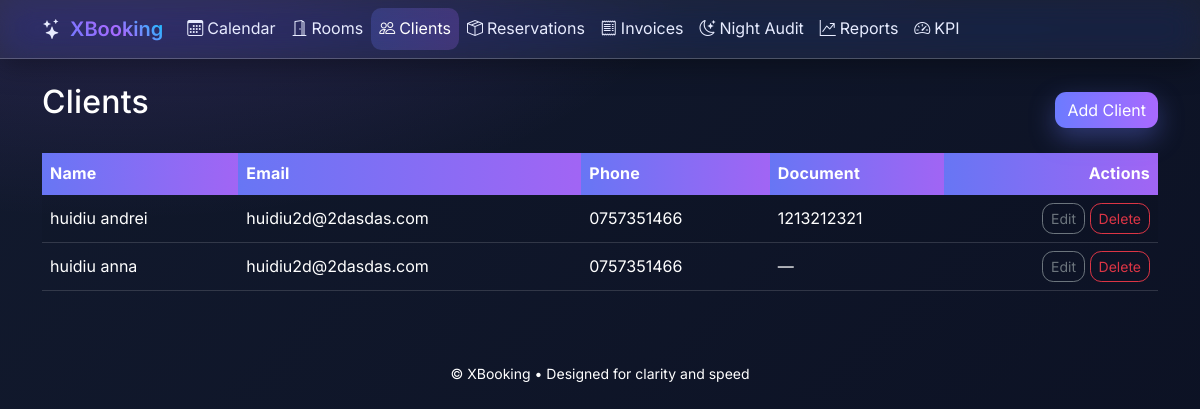
The app's page /clients/, older data.
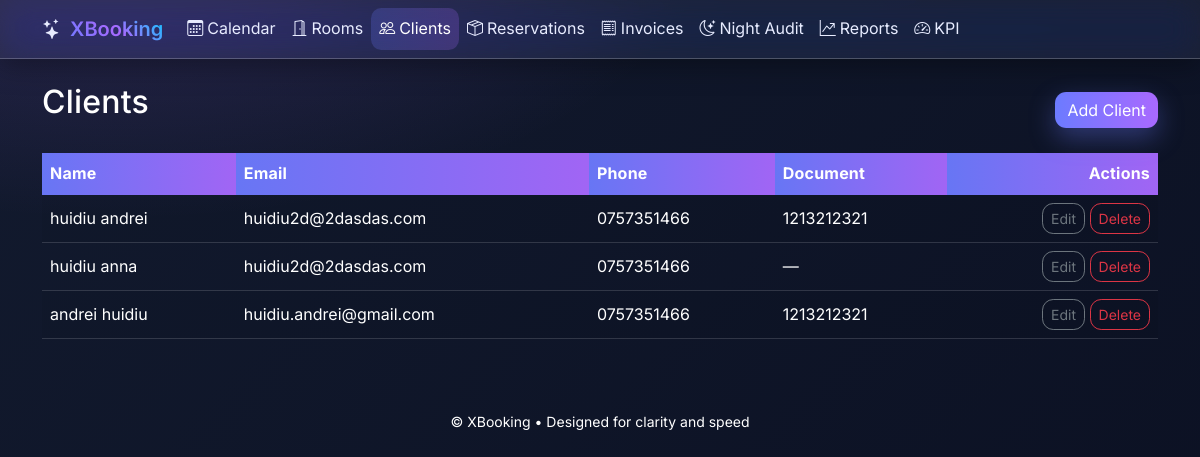
The same page, newer data.
### hotellapp/models.py (models this page shows, shortened)
class Client(models.Model):
    class BillingType(models.TextChoices):
        INDIVIDUAL = "individual", "Individual"
        COMPANY = "company", "Company"
    first_name = models.CharField(max_length=100)
    last_name = models.CharField(max_length=100)
    email = models.EmailField(blank=True, null=True)
    phone = models.CharField(max_length=30, blank=True, null=True)
    billing_type = models.CharField(max_length=20, choices=BillingType.choices, default=BillingType.INDIVIDUAL)
    company_name = models.CharField(max_length=255, blank=True, null=True)
    company_tax_id = models.CharField("Tax ID (CUI/CIF)", max_length=50, blank=True, null=True)
    company_vat_payer = models.BooleanField(default=False)
    address = models.CharField(max_length=255, blank=True, null=True)
    city = models.CharField(max_length=100, blank=True, null=True)
    country = models.CharField(max_length=100, blank=True, null=True)
    date_of_birth = models.DateField(blank=True, null=True)
    document_id = models.CharField("ID/Passport", max_length=50, blank=True, null=True)
    notes = models.TextField(blank=True, null=True)

### hotellapp/views.py (the view)
# urls.py: path("clients/", ClientListView.as_view(), name="client_list"),
class ClientListView(ListView):
    model = Client
    template_name = "hotellapp/client_list.html"
    context_object_name = "clients"

### templates/hotellapp/client_list.html
{% extends "hotellapp/base.html" %}
{% block content %}
<div class="d-flex justify-content-between align-items-center mb-3">
  <h2>Clients</h2>
  <a class="btn btn-primary" href="{% url 'client_add' %}">Add Client</a>
</div>
<table class="table table-striped align-middle">
  <thead>
    <tr>
      <th>Name</th>
      <th>Email</th>
      <th>Phone</th>
      <th>Document</th>
      <th class="text-end">Actions</th>
    </tr>
  </thead>
  <tbody>
    {% for c in clients %}
      <tr>
        <td>{{ c.first_name }} {{ c.last_name }}</td>
        <td>{{ c.email|default:"—" }}</td>
        <td>{{ c.phone|default:"—" }}</td>
        <td>{{ c.document_id|default:"—" }}</td>
        <td class="text-end">
          <a class="btn btn-sm btn-outline-secondary" href="{% url 'client_edit' c.pk %}">Edit</a>
          <a class="btn btn-sm btn-outline-danger" href="{% url 'client_delete' c.pk %}">Delete</a>
        </td>
      </tr>
    {% empty %}
      <tr><td colspan="5" class="text-center text-muted">No clients yet.</td></tr>
    {% endfor %}
  </tbody>
</table>
{% endblock %}

Row changes from the older to the newer data that the page shows:
added Client: first_name "andrei", last_name "huidiu", email "huidiu.andrei@gmail.com", phone "0757351466", document_id "1213212321"
